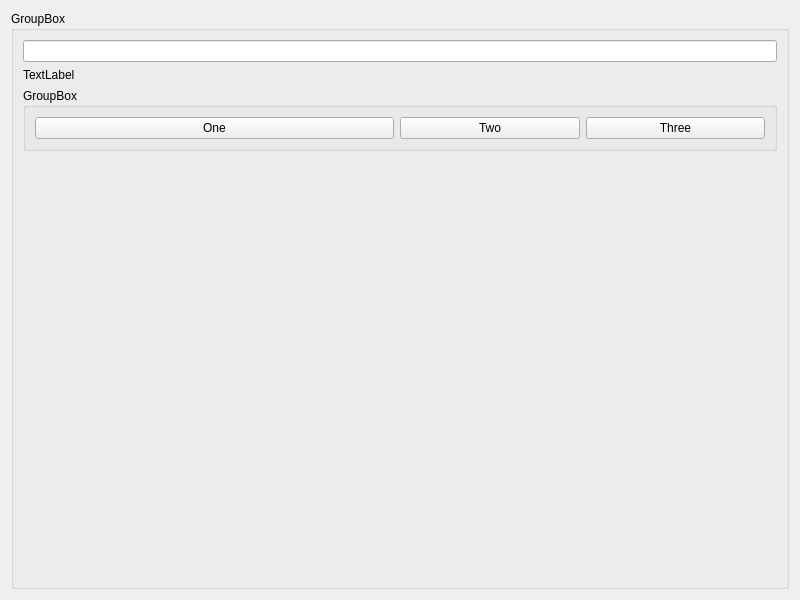
<?xml version="1.0" encoding="UTF-8"?>
<ui version="4.0">
 <class>Widget</class>
 <widget class="QWidget" name="Widget">
  <property name="geometry">
   <rect>
    <x>0</x>
    <y>0</y>
    <width>800</width>
    <height>600</height>
   </rect>
  </property>
  <property name="sizePolicy">
   <sizepolicy hsizetype="Preferred" vsizetype="Preferred">
    <horstretch>0</horstretch>
    <verstretch>0</verstretch>
   </sizepolicy>
  </property>
  <property name="windowTitle">
   <string>Widget</string>
  </property>
  <layout class="QHBoxLayout" name="horizontalLayout_2">
   <item>
    <widget class="QGroupBox" name="groupBox">
     <property name="enabled">
      <bool>true</bool>
     </property>
     <property name="sizePolicy">
      <sizepolicy hsizetype="Preferred" vsizetype="Preferred">
       <horstretch>0</horstretch>
       <verstretch>0</verstretch>
      </sizepolicy>
     </property>
     <property name="title">
      <string>GroupBox</string>
     </property>
     <layout class="QVBoxLayout" name="verticalLayout">
      <item>
       <widget class="QLineEdit" name="lineEdit"/>
      </item>
      <item>
       <widget class="QLabel" name="label">
        <property name="sizePolicy">
         <sizepolicy hsizetype="Preferred" vsizetype="Preferred">
          <horstretch>0</horstretch>
          <verstretch>0</verstretch>
         </sizepolicy>
        </property>
        <property name="text">
         <string>TextLabel</string>
        </property>
        <property name="scaledContents">
         <bool>true</bool>
        </property>
       </widget>
      </item>
      <item>
       <widget class="QGroupBox" name="groupBox_2">
        <property name="title">
         <string>GroupBox</string>
        </property>
        <layout class="QHBoxLayout" name="horizontalLayout">
         <item>
          <widget class="QPushButton" name="pushButton">
           <property name="sizePolicy">
            <sizepolicy hsizetype="Minimum" vsizetype="Fixed">
             <horstretch>2</horstretch>
             <verstretch>0</verstretch>
            </sizepolicy>
           </property>
           <property name="text">
            <string>One</string>
           </property>
          </widget>
         </item>
         <item>
          <widget class="QPushButton" name="pushButton_2">
           <property name="sizePolicy">
            <sizepolicy hsizetype="Minimum" vsizetype="Fixed">
             <horstretch>1</horstretch>
             <verstretch>0</verstretch>
            </sizepolicy>
           </property>
           <property name="text">
            <string>Two</string>
           </property>
          </widget>
         </item>
         <item>
          <widget class="QPushButton" name="pushButton_3">
           <property name="sizePolicy">
            <sizepolicy hsizetype="Minimum" vsizetype="Fixed">
             <horstretch>1</horstretch>
             <verstretch>0</verstretch>
            </sizepolicy>
           </property>
           <property name="text">
            <string>Three</string>
           </property>
          </widget>
         </item>
        </layout>
       </widget>
      </item>
      <item>
       <spacer name="verticalSpacer">
        <property name="orientation">
         <enum>Qt::Vertical</enum>
        </property>
        <property name="sizeHint" stdset="0">
         <size>
          <width>20</width>
          <height>439</height>
         </size>
        </property>
       </spacer>
      </item>
     </layout>
    </widget>
   </item>
  </layout>
 </widget>
 <resources/>
 <connections/>
</ui>
